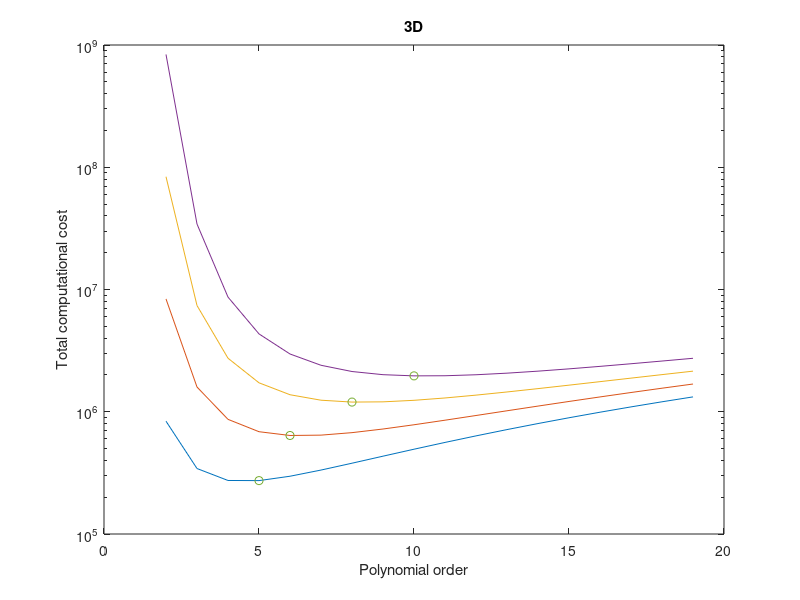
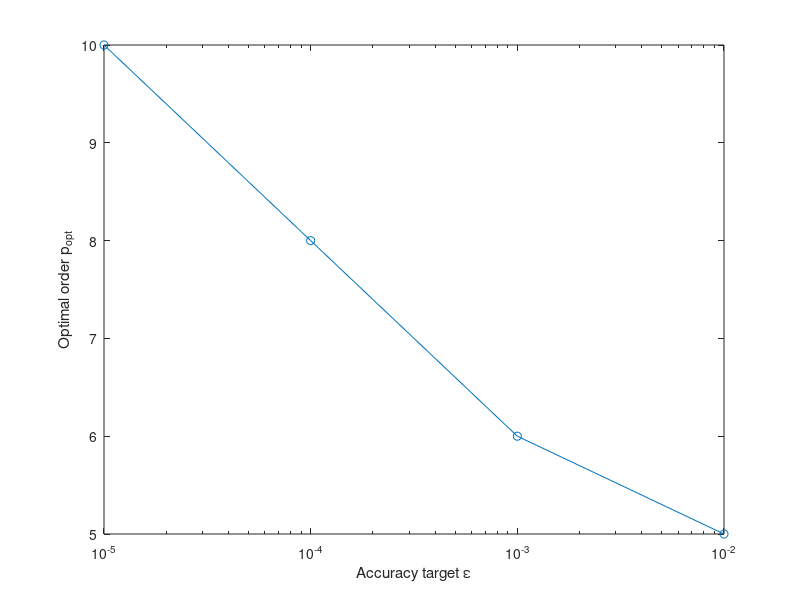

Here is the MATLAB script that generated these plots, in order: (Note: this script raises an error after producing the figures.)
% Computational cost = total number of multiplications in the computation of internal forces
% needed to propagate a wave over NL wavelengths

PROB = {'2DPSV', '3D'};
PROB = {'3D'}; % 1D, 2DSH, 2DPSV, 3D
NL = [10 50 100];
epsilon = 10.^(-[1:4]);
NL =1;
epsilon = 10.^(-[2:5]);

load P_dx_wmax
P=P(2:end)';
wmax = wmax(2:end)';
%wmax = 7/12 *P.*(P+2); % approximation 1
%wmax = 0.64*P.^2 +0.57*P +1; % approximation 2

A = (factorial(P)./factorial(2*P)).^2 ./(2*P.*(2*P+1));
%A = (exp(1)/4./P).^(2*P) ./(4*P.*(2*P+1)); % with Stirling's approximation
C = 2;

nj=length(PROB);
ni=length(NL);

for jplot=1:nj,

figure(1)
switch PROB{jplot}
  case '1D'   , E = P+1; D=1;
  case '2DSH' , E = 4*(P+2); D=2;
  case '2DPSV', E = 8*(P+3); D=2;
  case '3D'   , E = 9*(2*P+11); D=3;
end
E = E.*(1+P).^D;
Wmax = wmax*sqrt(D);
Cost1 = (2*pi)^(1+D).* E .* Wmax/C ;

% loop on NL and epsilon
for iplot=1:ni,
 for k=1:length(epsilon),
  Cost(:,k) = Cost1 .* NL(iplot).^((1+D)*(1+1./(2*P))) .* (A/epsilon(k)).^((1+D)./(2*P)) ;
  [cm(k,iplot),im(k,iplot)]=min(Cost(:,k));
 end
  subplot(ni,nj,nj*(iplot-1)+jplot)
  semilogy(P,Cost, P(im(:,iplot)),cm(:,iplot),'o')
  if iplot==1, title(PROB{jplot});  end
  if jplot==1, ylabel(['L/\lambda = ' num2str(NL(iplot))]); end
  if jplot==nj, ylabel('Total computational cost'), end
end
xlabel('Polynomial order')
%axis([0 20 1e10 1e12])

  figure(2)
  subplot(1,nj,jplot)
  semilogx(epsilon,P(im),'-o')
  xlabel('Accuracy target \epsilon')
  if jplot==1
    ylabel('Optimal order p_{opt}'); 
    legend(['L/\lambda = ' num2str(NL(1))],num2str(NL(2)),num2str(NL(3)))
  end
  title(PROB{jplot})
  
end

figure(1)
subplot(ni,nj,1)
legend('\epsilon = 10%','1%','0.1%','0.01%')
